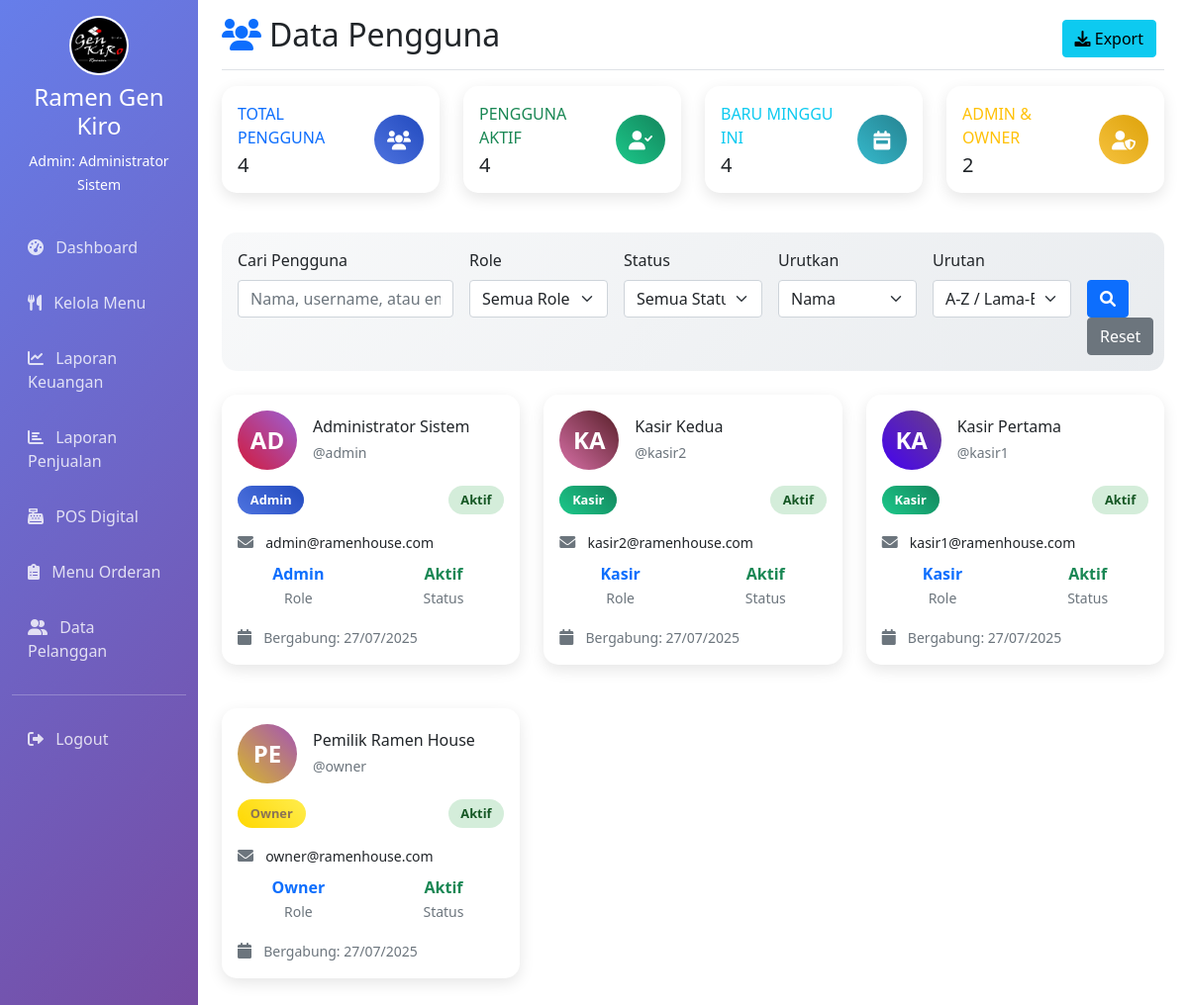
Page /users/index.php (signed in) on the committed database.
### tables this page shows
CREATE TABLE users (
    id INT PRIMARY KEY AUTO_INCREMENT,
    username VARCHAR(50) UNIQUE NOT NULL,
    password VARCHAR(255) NOT NULL,
    nama_lengkap VARCHAR(100) NOT NULL,
    email VARCHAR(100) UNIQUE NOT NULL,
    role ENUM('owner', 'admin', 'kasir') NOT NULL,
    status ENUM('aktif', 'nonaktif') DEFAULT 'aktif',
    created_at TIMESTAMP DEFAULT CURRENT_TIMESTAMP,
    updated_at TIMESTAMP DEFAULT CURRENT_TIMESTAMP ON UPDATE CURRENT_TIMESTAMP
);

### users/index.php (the view, shortened to what the rows shown need)
<?php
require_once '../config/session.php';
$database = new Database();
$db = $database->getConnection();
$user = getUserInfo();
$sort = $_GET['sort'] ?? 'nama_lengkap';
$order = $_GET['order'] ?? 'ASC';
$where_conditions = ["1=1"];
$where_clause = implode(' AND ', $where_conditions);
$valid_sorts = ['nama_lengkap', 'username', 'email', 'role', 'status', 'created_at'];
$sort = in_array($sort, $valid_sorts) ? $sort : 'nama_lengkap';
$order = ($order === 'DESC') ? 'DESC' : 'ASC';
$query = "SELECT
    u.*,
    CASE
        WHEN u.role = 'owner' THEN 'Owner'
        WHEN u.role = 'admin' THEN 'Admin'
        WHEN u.role = 'kasir' THEN 'Kasir'
        ELSE 'Unknown'
    END as role_display
    FROM users u
    WHERE $where_clause
    ORDER BY $sort $order";
$stmt = $db->prepare($query);
$stmt->execute();
$users = $stmt->fetchAll(PDO::FETCH_ASSOC);
?>
<!DOCTYPE html>
<html lang="id">
<head>
    <link href="https://cdn.jsdelivr.net/npm/bootstrap@5.1.3/dist/css/bootstrap.min.css" rel="stylesheet">
    <link href="https://cdnjs.cloudflare.com/ajax/libs/font-awesome/6.0.0/css/all.min.css" rel="stylesheet">
</head>
<body>
    <div class="container-fluid">
        <div class="row">
            <nav class="col-md-3 col-lg-2 d-md-block sidebar collapse">
                <div class="position-sticky pt-3">
                    <div class="text-center text-white mb-4">
                        <div class="mb-2">
                            <img src="../assets/logo.jpg" alt="Ramen Gen Kiro" style="width: 60px; height: 60px; border-radius: 50%; object-fit: cover; border: 2px solid white;">
                        </div>
                        <h4>Ramen Gen Kiro</h4>
                        <small><?php echo ucfirst($user['role']); ?>: <?php echo $user['nama']; ?></small>
                    </div>
                </div>
            </nav>
            <main class="col-md-9 ms-sm-auto col-lg-10 px-md-4">
                <div class="d-flex justify-content-between flex-wrap flex-md-nowrap align-items-center pt-3 pb-2 mb-3 border-bottom">
                    <h1 class="h2">
                        <i class="fas fa-users text-primary me-2"></i>Data Pengguna
                    </h1>
                </div>
                <div class="row">
                    <?php if (empty($users)): ?>
                        <div class="col-12">
                            <div class="text-center py-5">
                                <i class="fas fa-users fa-3x text-muted mb-3"></i>
                                <h5 class="text-muted">Belum ada pengguna</h5>
                                <p class="text-muted">Tambahkan pengguna pertama Anda</p>
                                <?php if (hasRole('owner')): ?>
                                <button type="button" class="btn btn-primary" data-bs-toggle="modal" data-bs-target="#addUserModal">
                                    <i class="fas fa-plus"></i> Tambah Pengguna
                                </button>
                                <?php endif; ?>
                            </div>
                        </div>
                    <?php else: ?>
                        <?php foreach ($users as $user_data): ?>
                        <div class="col-lg-6 col-xl-4 mb-4">
                            <div class="card user-card">
                                <div class="card-body">
                                    <div class="d-flex align-items-center mb-3">
                                        <div class="user-avatar" style="background: linear-gradient(45deg, <?php echo '#' . substr(md5($user_data['nama_lengkap']), 0, 6); ?>, <?php echo '#' . substr(md5($user_data['nama_lengkap']), 6, 6); ?>);">
                                            <?php echo strtoupper(substr($user_data['nama_lengkap'], 0, 2)); ?>
                                        </div>
                                        <div class="flex-grow-1">
                                            <h6 class="mb-1"><?php echo $user_data['nama_lengkap']; ?></h6>
                                            <small class="text-muted">@<?php echo $user_data['username']; ?></small>
                                        </div>
                                    </div>
                                    <div class="d-flex justify-content-between mb-3">
                                        <span class="role-badge role-<?php echo $user_data['role']; ?>">
                                            <?php echo ucfirst($user_data['role']); ?>
                                        </span>
                                        <span class="status-badge status-<?php echo $user_data['status']; ?>">
                                            <?php echo $user_data['status'] == 'aktif' ? 'Aktif' : 'Tidak Aktif'; ?>
                                        </span>
                                    </div>
                                    <div class="mb-2">
                                        <i class="fas fa-envelope text-muted me-2"></i>
                                        <small><?php echo $user_data['email']; ?></small>
                                    </div>
                                    <div class="row text-center mb-3">
                                        <div class="col-6">
                                            <div class="fw-bold text-primary"><?php echo ucfirst($user_data['role']); ?></div>
                                            <small class="text-muted">Role</small>
                                        </div>
                                        <div class="col-6">
                                            <div class="fw-bold text-success">
                                                <?php echo $user_data['status'] == 'aktif' ? 'Aktif' : 'Tidak Aktif'; ?>
                                            </div>
                                            <small class="text-muted">Status</small>
                                        </div>
                                    </div>
                                    <div class="text-muted">
                                        <i class="fas fa-calendar text-muted me-2"></i>
                                        <small>Bergabung: <?php echo date('d/m/Y', strtotime($user_data['created_at'])); ?></small>
                                    </div>
                                </div>
                            </div>
                        </div>
                        <?php endforeach; ?>
                    <?php endif; ?>
                </div>
            </main>
        </div>
    </div>
</body>
</html>

### rows in the picture
users: role "Admin", nama_lengkap "Administrator Sistem", nama_lengkap "AD", username "admin", status "Aktif", email "admin@ramenhouse.com", created_at "27/07/2025"
users: nama_lengkap "KA", nama_lengkap "Kasir Kedua", username "kasir2", role "Kasir", status "Aktif", email "kasir2@ramenhouse.com", created_at "27/07/2025"
users: nama_lengkap "KA", nama_lengkap "Kasir Pertama", username "kasir1", role "Kasir", status "Aktif", email "kasir1@ramenhouse.com", created_at "27/07/2025"
users: nama_lengkap "PE", nama_lengkap "Pemilik Ramen House", username "owner", role "Owner", status "Aktif", email "owner@ramenhouse.com", created_at "27/07/2025"

### other values in the picture
$stats['total_users'] "4"
$stats['active_users'] "4"
$stats['new_this_week'] "4"
$stats['admins'] + $stats['owners'] "2"
